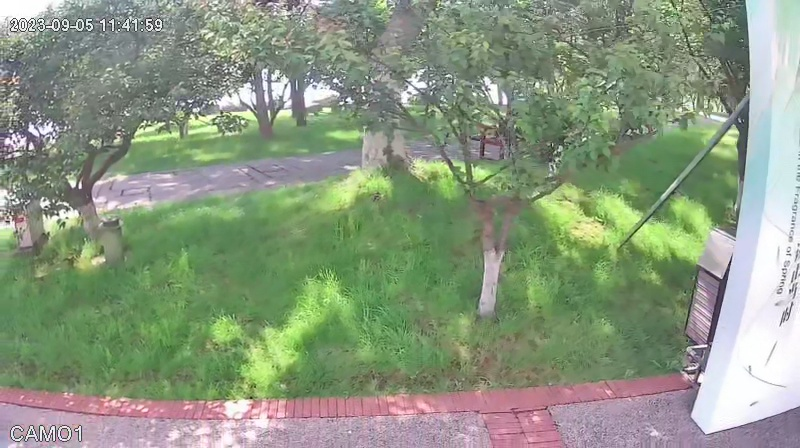
#> input picture img_processing/testing_imgs/frame-1715582384.jpg, 800 x 448 px
$ python identifier.py
#> lines starting #> are read from the running program, lines starting #| are printed output that depends on the picture
### img_processing/speak.py
import pyttsx3

def speak(sentence):
    # Initialize the converter
    engine = pyttsx3.init()

    # Set properties before adding anything to speak
    engine.setProperty('rate', 150)    # Speed percent (can go over 100)
    engine.setProperty('volume', 0.9)  # Volume 0-1

    # Adding things to say
    engine.say(sentence)  # Add a string
    engine.runAndWait()   # Blocks while processing all the currently queued commands

    # Stop the engine
    engine.stop()


# [4 lines that do not run on import are left out]

### img_processing/identifier.py
import sys
import os
cur_file_path = os.path.abspath(os.path.dirname(__file__))
sys.path.append(os.path.dirname(cur_file_path))
from paths import image_proc_dir, tagged_image_dir, img_checkpoint_dir, img_proc_dir
sys.path.append(img_proc_dir)
from speak import speak
from tqdm import tqdm


import cv2
import json
import numpy as np
from pathlib import Path
from sklearn.ensemble import RandomForestClassifier
from sklearn.model_selection import train_test_split
from sklearn.metrics import accuracy_score
import joblib  # For saving the model

class ImageClassifier:
    def __init__(self, model_path=None):
        self.image_dir = Path(image_proc_dir)
        self.tagged_data_dir = Path(tagged_image_dir)
        self.features = []
        self.labels = []

        if model_path:
            print('model loaded' + f''' in path {model_path}''')
            self.model = joblib.load(model_path)
#> (reads img_processing/checkpoints/tree_classifier.pkl from the repository)
        else:
            from sklearn.ensemble import RandomForestClassifier
            self.model = RandomForestClassifier(n_estimators=100, random_state=42)

    def extract_features(self, image):
        # Resize the image to a standard size
        image = cv2.resize(image, (100, 100))
        # Convert image to grayscale
        gray_image = cv2.cvtColor(image, cv2.COLOR_RGB2GRAY)
        # Use histogram of oriented gradients (HOG) as features
        winSize = (64, 64)
        blockSize = (16, 16)
        blockStride = (8, 8)
        cellSize = (8, 8)
        nbins = 9
        hog = cv2.HOGDescriptor(winSize, blockSize, blockStride, cellSize, nbins)
        hog_features = hog.compute(gray_image)
        return hog_features.flatten()

    def load_data(self):
        # Load all json files and corresponding images
        print('loading data')
        for json_file in tqdm(self.tagged_data_dir.glob('*.json'), desc='Loading data'):
            with open(json_file, 'r') as f:
                data = json.load(f)
            image_path = self.image_dir / data['image_name']
            if image_path.exists():
                image = cv2.imread(str(image_path))
                image = cv2.cvtColor(image, cv2.COLOR_BGR2RGB)
                features = self.extract_features(image)
                self.features.append(features)
                self.labels.append(data['category'])

    def train(self):
        X_train, X_test, y_train, y_test = train_test_split(self.features, self.labels, test_size=0.2, random_state=42)
        self.model.fit(X_train, y_train)
        y_pred = self.model.predict(X_test)
        print("Training complete. Accuracy:", accuracy_score(y_test, y_pred))

    def identify(self, img_path):
        # Load and process the image
        image = cv2.imread(img_path)
#> image is the input picture: shape (448, 800, 3); mean B, G, R 127.8, 152.1, 138.1
        image = cv2.cvtColor(image, cv2.COLOR_BGR2RGB)
        features = self.extract_features(image)
#> in extract_features, `image = cv2.resize(image, (100, 100))`:
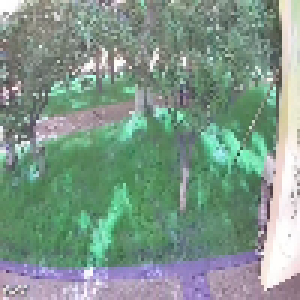
#> image: shape (100, 100, 3) (shown 3 times larger); mean of channels 0, 1, 2 138, 152, 127.7; drawn as B, G, R
#> in extract_features, `gray_image = cv2.cvtColor(image, cv2.COLOR_RGB2GRAY)`:
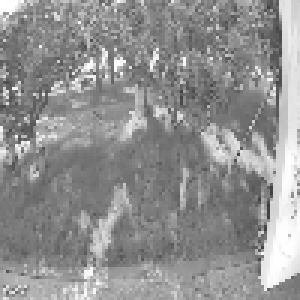
#> gray_image: shape (100, 100) (shown 3 times larger); min 60, max 255, mean 145
        # Predict the category of the image
        category = self.model.predict([features])[0]
#> category = 'close to tree'
        if category == 'close to tree':
            speak("Land the drone, tree is close")
        elif category == 'tree but not closer':
            speak("Approaching a tree")
        else:
            pass
        return category

    def save_model(self, model_path):
        joblib.dump(self.model, model_path)

# Example usage
classifier = ImageClassifier(os.path.join(img_checkpoint_dir, 'tree_classifier.pkl'))
category = classifier.identify(os.path.join(image_proc_dir, 'frame-1715582384.jpg'))

# classifier.load_data()
# classifier.train()
# classifier.save_model(os.path.join(img_checkpoint_dir, 'tree_classifier.pkl'))
